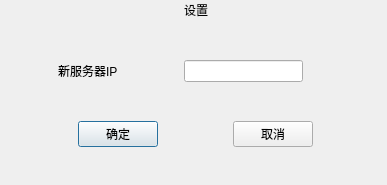
<?xml version="1.0" encoding="UTF-8"?>
<ui version="4.0">
 <class>setIP</class>
 <widget class="QDialog" name="setIP">
  <property name="geometry">
   <rect>
    <x>0</x>
    <y>0</y>
    <width>387</width>
    <height>185</height>
   </rect>
  </property>
  <property name="windowTitle">
   <string>设置</string>
  </property>
  <widget class="QWidget" name="">
   <property name="geometry">
    <rect>
     <x>10</x>
     <y>0</y>
     <width>371</width>
     <height>181</height>
    </rect>
   </property>
   <layout class="QVBoxLayout" name="verticalLayout">
    <item>
     <layout class="QHBoxLayout" name="horizontalLayout_3">
      <item>
       <spacer name="horizontalSpacer_7">
        <property name="orientation">
         <enum>Qt::Horizontal</enum>
        </property>
        <property name="sizeHint" stdset="0">
         <size>
          <width>40</width>
          <height>20</height>
         </size>
        </property>
       </spacer>
      </item>
      <item>
       <widget class="QLabel" name="label_2">
        <property name="styleSheet">
         <string notr="true">font: 12pt &quot;黑体&quot;;</string>
        </property>
        <property name="text">
         <string>设置</string>
        </property>
       </widget>
      </item>
      <item>
       <spacer name="horizontalSpacer_8">
        <property name="orientation">
         <enum>Qt::Horizontal</enum>
        </property>
        <property name="sizeHint" stdset="0">
         <size>
          <width>40</width>
          <height>20</height>
         </size>
        </property>
       </spacer>
      </item>
     </layout>
    </item>
    <item>
     <spacer name="verticalSpacer_2">
      <property name="orientation">
       <enum>Qt::Vertical</enum>
      </property>
      <property name="sizeHint" stdset="0">
       <size>
        <width>20</width>
        <height>40</height>
       </size>
      </property>
     </spacer>
    </item>
    <item>
     <layout class="QHBoxLayout" name="horizontalLayout" stretch="2,3,2,5,1,2">
      <item>
       <spacer name="horizontalSpacer_5">
        <property name="orientation">
         <enum>Qt::Horizontal</enum>
        </property>
        <property name="sizeHint" stdset="0">
         <size>
          <width>40</width>
          <height>20</height>
         </size>
        </property>
       </spacer>
      </item>
      <item>
       <widget class="QLabel" name="label">
        <property name="styleSheet">
         <string notr="true">font: 10pt &quot;等线&quot;;</string>
        </property>
        <property name="text">
         <string>新服务器IP</string>
        </property>
       </widget>
      </item>
      <item>
       <spacer name="horizontalSpacer_4">
        <property name="orientation">
         <enum>Qt::Horizontal</enum>
        </property>
        <property name="sizeHint" stdset="0">
         <size>
          <width>40</width>
          <height>20</height>
         </size>
        </property>
       </spacer>
      </item>
      <item>
       <widget class="QLineEdit" name="lineEdit"/>
      </item>
      <item>
       <spacer name="horizontalSpacer_6">
        <property name="orientation">
         <enum>Qt::Horizontal</enum>
        </property>
        <property name="sizeHint" stdset="0">
         <size>
          <width>40</width>
          <height>20</height>
         </size>
        </property>
       </spacer>
      </item>
      <item>
       <widget class="QLabel" name="label_3">
        <property name="text">
         <string> </string>
        </property>
       </widget>
      </item>
     </layout>
    </item>
    <item>
     <spacer name="verticalSpacer">
      <property name="orientation">
       <enum>Qt::Vertical</enum>
      </property>
      <property name="sizeHint" stdset="0">
       <size>
        <width>20</width>
        <height>40</height>
       </size>
      </property>
     </spacer>
    </item>
    <item>
     <layout class="QHBoxLayout" name="horizontalLayout_2" stretch="2,1,2,1,2">
      <item>
       <spacer name="horizontalSpacer_2">
        <property name="orientation">
         <enum>Qt::Horizontal</enum>
        </property>
        <property name="sizeHint" stdset="0">
         <size>
          <width>40</width>
          <height>20</height>
         </size>
        </property>
       </spacer>
      </item>
      <item>
       <widget class="QPushButton" name="pushButton">
        <property name="text">
         <string>确定</string>
        </property>
       </widget>
      </item>
      <item>
       <spacer name="horizontalSpacer">
        <property name="orientation">
         <enum>Qt::Horizontal</enum>
        </property>
        <property name="sizeHint" stdset="0">
         <size>
          <width>40</width>
          <height>20</height>
         </size>
        </property>
       </spacer>
      </item>
      <item>
       <widget class="QPushButton" name="pushButton_2">
        <property name="text">
         <string>取消</string>
        </property>
       </widget>
      </item>
      <item>
       <spacer name="horizontalSpacer_3">
        <property name="orientation">
         <enum>Qt::Horizontal</enum>
        </property>
        <property name="sizeHint" stdset="0">
         <size>
          <width>40</width>
          <height>20</height>
         </size>
        </property>
       </spacer>
      </item>
     </layout>
    </item>
    <item>
     <spacer name="verticalSpacer_3">
      <property name="orientation">
       <enum>Qt::Vertical</enum>
      </property>
      <property name="sizeHint" stdset="0">
       <size>
        <width>20</width>
        <height>40</height>
       </size>
      </property>
     </spacer>
    </item>
   </layout>
  </widget>
 </widget>
 <resources/>
 <connections/>
</ui>
